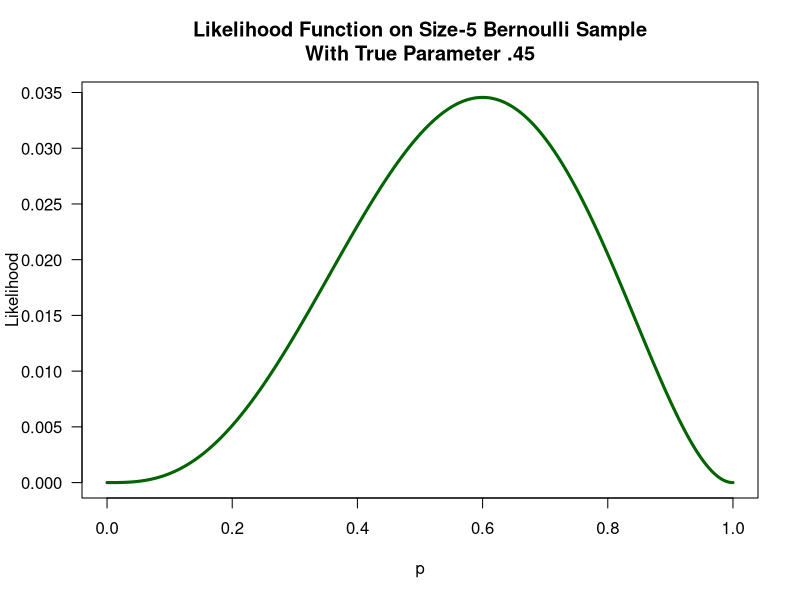
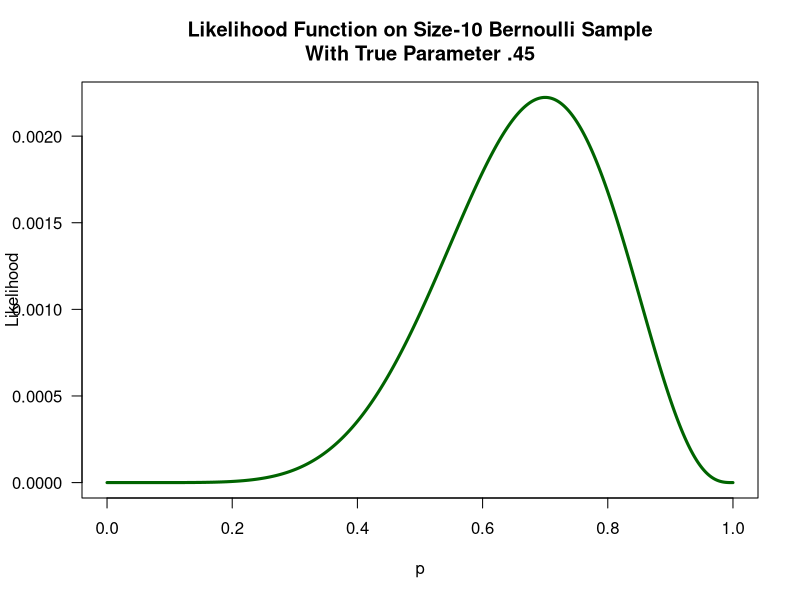
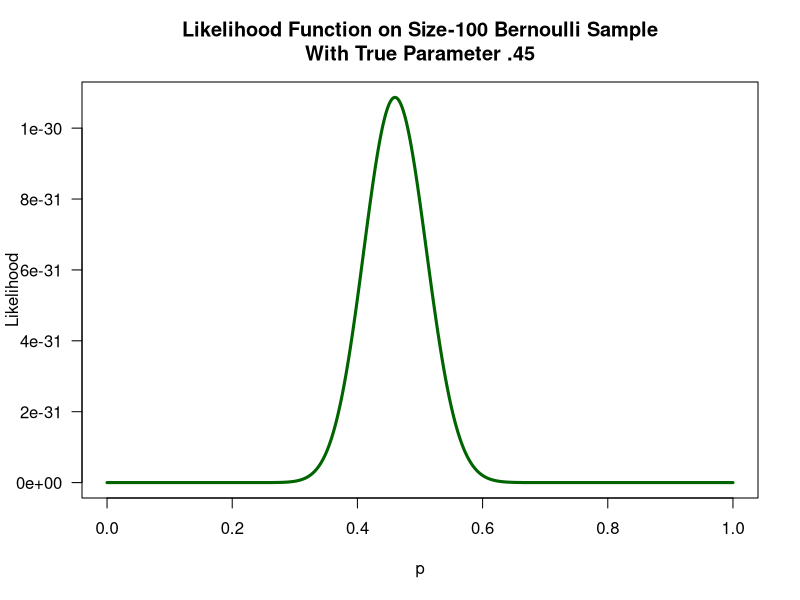
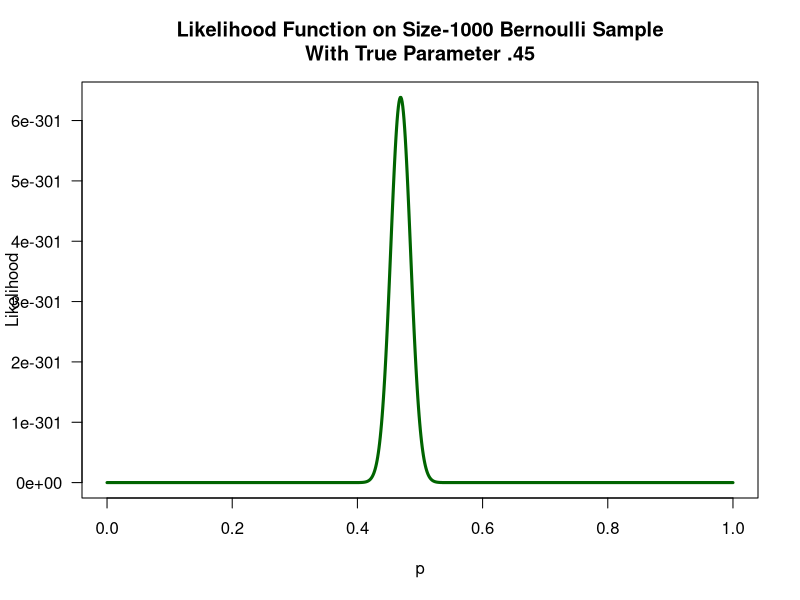

Write R code to recreate these figures, in order.
## ---- chunk 1
# for reproducibility
set.seed(20161021)

# Could also use rbinom(5, 1, .45)
x = runif(n = 5) <= .45

x
## ---- chunk 2
#create a function or easier replication/repetition
bern.lik = function(p, x) p^sum(x) * (1-p)^sum(!x)

#create a grid of potential p values
ps = seq(0, 1, length.out = 1000L)

#store the likelihood values
plot(ps, bern.lik(ps, x), type = "l", lwd = 3L, las = 1L,
     xlab = "p", ylab = "Likelihood", col = "darkgreen",
     main = paste0("Likelihood Function on Size-5 Bernoulli Sample\n",
                   "With True Parameter .45"))
## ---- chunk 3
n = 10
x = runif(n) <= .45
plot(ps, bern.lik(ps, x), type = "l", lwd = 3L, las = 1L,
     xlab = "p", ylab = "Likelihood", col = "darkgreen",
     main = paste0("Likelihood Function on Size-", n, " Bernoulli Sample\n",
                   "With True Parameter .45"))
## ---- chunk 4
n = 100
plot(ps, bern.lik(ps, runif(n) <= .45), type = "l", lwd = 3L, las = 1L,
     xlab = "p", ylab = "Likelihood", col = "darkgreen",
     main = paste0("Likelihood Function on Size-", n, " Bernoulli Sample\n",
                   "With True Parameter .45"))
## ---- chunk 5
n = 1000
plot(ps, bern.lik(ps, runif(n) <= .45), type = "l", lwd = 3L, las = 1L,
     xlab = "p", ylab = "Likelihood", col = "darkgreen",
     main = paste0("Likelihood Function on Size-", n, " Bernoulli Sample\n",
                   "With True Parameter .45"))
